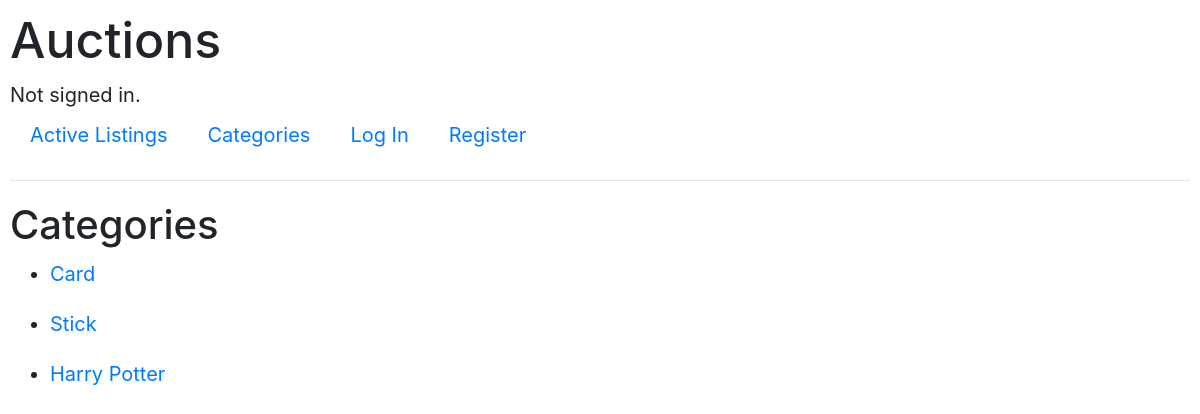
The page /categories on the database its author committed.
### auctions/models.py (models this page shows, shortened)
class AuctionListings(models.Model):
    owner = models.ForeignKey(User, on_delete=models.CASCADE, related_name="auction",default='')
    category = models.CharField(max_length=64, blank=True, default='')
    name = models.CharField(max_length=64)
    bid = models.FloatField()
    date = models.DateTimeField(auto_now_add=True)
    image = models.ImageField(blank=True)

### auctions/views.py (the view)
# urls.py: path("categories", views.categories, name="categories"),
def categories(request):
    categories =  list(set([listing.category for listing in AuctionListings.objects.all()]))
    return render(request, "auctions/categories.html", {
        "categories" : categories
    })

### auctions/templates/auctions/categories.html
{% extends "auctions/layout.html" %}
{% block body %}
    <h2>Categories</h2>
    {% for category in categories %}
        <ul>
            <li><a href="{% url 'spesificcategories' category %}">{{ category }}</a></li>
        </ul>
    {% empty %}
        No categories specified or no item available.
    {% endfor %}
{% endblock %}

### auctions/static/auctions/styles.css (style rules this page uses)
body { padding: 10px; }

### auctions/static/auctions/indexstyle.css (style rules this page uses)
* { font-size: 20px; }

### rows shown on the page
AuctionListings: categories "Card"
AuctionListings: categories "Stick"
AuctionListings: categories "Harry Potter"
